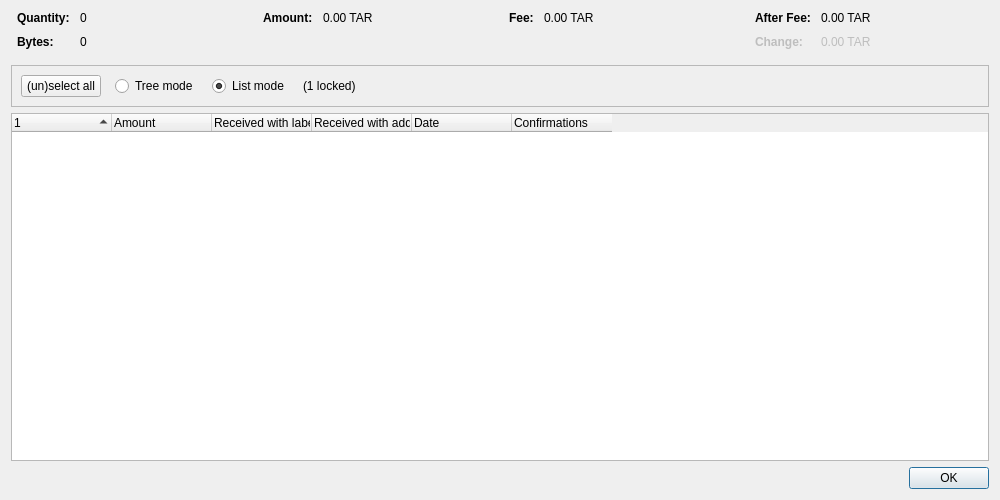
<?xml version="1.0" encoding="UTF-8"?>
<ui version="4.0">
 <class>CoinControlDialog</class>
 <widget class="QDialog" name="CoinControlDialog">
  <property name="geometry">
   <rect>
    <x>0</x>
    <y>0</y>
    <width>1000</width>
    <height>500</height>
   </rect>
  </property>
  <property name="windowTitle">
   <string>Coin Selection</string>
  </property>
  <layout class="QVBoxLayout" name="verticalLayout">
   <item>
    <layout class="QHBoxLayout" name="horizontalLayoutTop" stretch="0,0,0,0">
     <property name="topMargin">
      <number>0</number>
     </property>
     <property name="bottomMargin">
      <number>10</number>
     </property>
     <item>
      <layout class="QFormLayout" name="formLayoutCoinControl1">
       <property name="labelAlignment">
        <set>Qt::AlignLeft|Qt::AlignVCenter</set>
       </property>
       <property name="horizontalSpacing">
        <number>10</number>
       </property>
       <property name="verticalSpacing">
        <number>10</number>
       </property>
       <property name="leftMargin">
        <number>6</number>
       </property>
       <property name="rightMargin">
        <number>6</number>
       </property>
       <item row="0" column="0">
        <widget class="QLabel" name="labelCoinControlQuantityText">
         <property name="font">
          <font>
           <weight>75</weight>
           <bold>true</bold>
          </font>
         </property>
         <property name="text">
          <string>Quantity:</string>
         </property>
        </widget>
       </item>
       <item row="0" column="1">
        <widget class="QLabel" name="labelCoinControlQuantity">
         <property name="cursor">
          <cursorShape>IBeamCursor</cursorShape>
         </property>
         <property name="contextMenuPolicy">
          <enum>Qt::ActionsContextMenu</enum>
         </property>
         <property name="text">
          <string notr="true">0</string>
         </property>
         <property name="textInteractionFlags">
          <set>Qt::LinksAccessibleByMouse|Qt::TextSelectableByKeyboard|Qt::TextSelectableByMouse</set>
         </property>
        </widget>
       </item>
       <item row="1" column="0">
        <widget class="QLabel" name="labelCoinControlBytesText">
         <property name="font">
          <font>
           <weight>75</weight>
           <bold>true</bold>
          </font>
         </property>
         <property name="text">
          <string>Bytes:</string>
         </property>
        </widget>
       </item>
       <item row="1" column="1">
        <widget class="QLabel" name="labelCoinControlBytes">
         <property name="cursor">
          <cursorShape>IBeamCursor</cursorShape>
         </property>
         <property name="contextMenuPolicy">
          <enum>Qt::ActionsContextMenu</enum>
         </property>
         <property name="text">
          <string notr="true">0</string>
         </property>
         <property name="textInteractionFlags">
          <set>Qt::LinksAccessibleByMouse|Qt::TextSelectableByKeyboard|Qt::TextSelectableByMouse</set>
         </property>
        </widget>
       </item>
      </layout>
     </item>
     <item>
      <layout class="QFormLayout" name="formLayoutCoinControl2">
       <property name="horizontalSpacing">
        <number>10</number>
       </property>
       <property name="verticalSpacing">
        <number>10</number>
       </property>
       <property name="leftMargin">
        <number>6</number>
       </property>
       <property name="rightMargin">
        <number>6</number>
       </property>
       <item row="0" column="0">
        <widget class="QLabel" name="labelCoinControlAmountText">
         <property name="font">
          <font>
           <weight>75</weight>
           <bold>true</bold>
          </font>
         </property>
         <property name="text">
          <string>Amount:</string>
         </property>
        </widget>
       </item>
       <item row="0" column="1">
        <widget class="QLabel" name="labelCoinControlAmount">
         <property name="cursor">
          <cursorShape>IBeamCursor</cursorShape>
         </property>
         <property name="contextMenuPolicy">
          <enum>Qt::ActionsContextMenu</enum>
         </property>
         <property name="text">
          <string notr="true">0.00 TAR</string>
         </property>
         <property name="textInteractionFlags">
          <set>Qt::LinksAccessibleByMouse|Qt::TextSelectableByKeyboard|Qt::TextSelectableByMouse</set>
         </property>
        </widget>
       </item>
      </layout>
     </item>
     <item>
      <layout class="QFormLayout" name="formLayoutCoinControl3">
       <property name="horizontalSpacing">
        <number>10</number>
       </property>
       <property name="verticalSpacing">
        <number>10</number>
       </property>
       <property name="leftMargin">
        <number>6</number>
       </property>
       <property name="rightMargin">
        <number>6</number>
       </property>
       <item row="0" column="0">
        <widget class="QLabel" name="labelCoinControlFeeText">
         <property name="font">
          <font>
           <weight>75</weight>
           <bold>true</bold>
          </font>
         </property>
         <property name="text">
          <string>Fee:</string>
         </property>
        </widget>
       </item>
       <item row="0" column="1">
        <widget class="QLabel" name="labelCoinControlFee">
         <property name="cursor">
          <cursorShape>IBeamCursor</cursorShape>
         </property>
         <property name="contextMenuPolicy">
          <enum>Qt::ActionsContextMenu</enum>
         </property>
         <property name="text">
          <string notr="true">0.00 TAR</string>
         </property>
         <property name="textInteractionFlags">
          <set>Qt::LinksAccessibleByMouse|Qt::TextSelectableByKeyboard|Qt::TextSelectableByMouse</set>
         </property>
        </widget>
       </item>
      </layout>
     </item>
     <item>
      <layout class="QFormLayout" name="formLayoutCoinControl4">
       <property name="labelAlignment">
        <set>Qt::AlignLeft|Qt::AlignVCenter</set>
       </property>
       <property name="horizontalSpacing">
        <number>10</number>
       </property>
       <property name="verticalSpacing">
        <number>10</number>
       </property>
       <property name="leftMargin">
        <number>6</number>
       </property>
       <property name="rightMargin">
        <number>6</number>
       </property>
       <item row="0" column="0">
        <widget class="QLabel" name="labelCoinControlAfterFeeText">
         <property name="font">
          <font>
           <weight>75</weight>
           <bold>true</bold>
          </font>
         </property>
         <property name="text">
          <string>After Fee:</string>
         </property>
        </widget>
       </item>
       <item row="0" column="1">
        <widget class="QLabel" name="labelCoinControlAfterFee">
         <property name="cursor">
          <cursorShape>IBeamCursor</cursorShape>
         </property>
         <property name="contextMenuPolicy">
          <enum>Qt::ActionsContextMenu</enum>
         </property>
         <property name="text">
          <string notr="true">0.00 TAR</string>
         </property>
         <property name="textInteractionFlags">
          <set>Qt::LinksAccessibleByMouse|Qt::TextSelectableByKeyboard|Qt::TextSelectableByMouse</set>
         </property>
        </widget>
       </item>
       <item row="1" column="0">
        <widget class="QLabel" name="labelCoinControlChangeText">
         <property name="enabled">
          <bool>false</bool>
         </property>
         <property name="font">
          <font>
           <weight>75</weight>
           <bold>true</bold>
          </font>
         </property>
         <property name="text">
          <string>Change:</string>
         </property>
        </widget>
       </item>
       <item row="1" column="1">
        <widget class="QLabel" name="labelCoinControlChange">
         <property name="enabled">
          <bool>false</bool>
         </property>
         <property name="cursor">
          <cursorShape>IBeamCursor</cursorShape>
         </property>
         <property name="contextMenuPolicy">
          <enum>Qt::ActionsContextMenu</enum>
         </property>
         <property name="text">
          <string notr="true">0.00 TAR</string>
         </property>
         <property name="textInteractionFlags">
          <set>Qt::LinksAccessibleByMouse|Qt::TextSelectableByKeyboard|Qt::TextSelectableByMouse</set>
         </property>
        </widget>
       </item>
      </layout>
     </item>
    </layout>
   </item>
   <item>
    <widget class="QFrame" name="frame">
     <property name="minimumSize">
      <size>
       <width>0</width>
       <height>40</height>
      </size>
     </property>
     <property name="frameShape">
      <enum>QFrame::StyledPanel</enum>
     </property>
     <property name="frameShadow">
      <enum>QFrame::Sunken</enum>
     </property>
     <layout class="QHBoxLayout" name="horizontalLayout">
      <item>
       <layout class="QHBoxLayout" name="horizontalLayoutPanel" stretch="0,0,0,0,0">
        <property name="spacing">
         <number>14</number>
        </property>
        <item>
         <widget class="QPushButton" name="pushButtonSelectAll">
          <property name="sizePolicy">
           <sizepolicy hsizetype="Maximum" vsizetype="Fixed">
            <horstretch>0</horstretch>
            <verstretch>0</verstretch>
           </sizepolicy>
          </property>
          <property name="text">
           <string>(un)select all</string>
          </property>
          <property name="autoDefault">
           <bool>false</bool>
          </property>
         </widget>
        </item>
        <item>
         <widget class="QRadioButton" name="radioTreeMode">
          <property name="sizePolicy">
           <sizepolicy hsizetype="Maximum" vsizetype="Fixed">
            <horstretch>0</horstretch>
            <verstretch>0</verstretch>
           </sizepolicy>
          </property>
          <property name="text">
           <string>Tree mode</string>
          </property>
         </widget>
        </item>
        <item>
         <widget class="QRadioButton" name="radioListMode">
          <property name="sizePolicy">
           <sizepolicy hsizetype="Maximum" vsizetype="Fixed">
            <horstretch>0</horstretch>
            <verstretch>0</verstretch>
           </sizepolicy>
          </property>
          <property name="text">
           <string>List mode</string>
          </property>
          <property name="checked">
           <bool>true</bool>
          </property>
         </widget>
        </item>
        <item>
         <widget class="QLabel" name="labelLocked">
          <property name="text">
           <string notr="true">(1 locked)</string>
          </property>
         </widget>
        </item>
        <item>
         <spacer name="horizontalSpacer">
          <property name="orientation">
           <enum>Qt::Horizontal</enum>
          </property>
          <property name="sizeHint" stdset="0">
           <size>
            <width>40</width>
            <height>20</height>
           </size>
          </property>
         </spacer>
        </item>
       </layout>
      </item>
     </layout>
    </widget>
   </item>
   <item>
    <widget class="CoinControlTreeWidget" name="treeWidget">
     <property name="contextMenuPolicy">
      <enum>Qt::CustomContextMenu</enum>
     </property>
     <property name="sortingEnabled">
      <bool>false</bool>
     </property>
     <property name="columnCount">
      <number>6</number>
     </property>
     <attribute name="headerShowSortIndicator" stdset="0">
      <bool>true</bool>
     </attribute>
     <attribute name="headerStretchLastSection">
      <bool>false</bool>
     </attribute>
     <column>
      <property name="text">
       <string/>
      </property>
     </column>
     <column>
      <property name="text">
       <string>Amount</string>
      </property>
     </column>
     <column>
      <property name="text">
       <string>Received with label</string>
      </property>
     </column>
     <column>
      <property name="text">
       <string>Received with address</string>
      </property>
     </column>
     <column>
      <property name="text">
       <string>Date</string>
      </property>
     </column>
     <column>
      <property name="text">
       <string>Confirmations</string>
      </property>
      <property name="toolTip">
       <string>Confirmed</string>
      </property>
     </column>
     <column>
      <property name="text">
       <string/>
      </property>
     </column>
     <column>
      <property name="text">
       <string/>
      </property>
     </column>
     <column>
      <property name="text">
       <string/>
      </property>
     </column>
     <column>
      <property name="text">
       <string/>
      </property>
     </column>
    </widget>
   </item>
   <item>
    <widget class="QDialogButtonBox" name="buttonBox">
     <property name="orientation">
      <enum>Qt::Horizontal</enum>
     </property>
     <property name="standardButtons">
      <set>QDialogButtonBox::Ok</set>
     </property>
    </widget>
   </item>
  </layout>
 </widget>
 <customwidgets>
  <customwidget>
   <class>CoinControlTreeWidget</class>
   <extends>QTreeWidget</extends>
   <header>qt/coincontroltreewidget.h</header>
  </customwidget>
 </customwidgets>
 <resources/>
 <connections/>
</ui>
